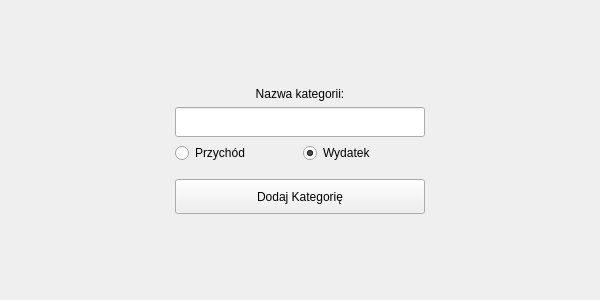
<?xml version="1.0" encoding="UTF-8"?>
<ui version="4.0">
 <class>AddCategory</class>
 <widget class="QWidget" name="AddCategory">
  <property name="geometry">
   <rect>
    <x>0</x>
    <y>0</y>
    <width>600</width>
    <height>300</height>
   </rect>
  </property>
  <property name="windowTitle">
   <string>Form</string>
  </property>
  <layout class="QVBoxLayout" name="verticalLayout">
   <item>
    <spacer name="verticalSpacerTop">
     <property name="orientation"><enum>Qt::Vertical</enum></property>
     <property name="sizeHint" stdset="0"><size><width>20</width><height>40</height></size></property>
    </spacer>
   </item>
   <item>
    <layout class="QHBoxLayout" name="horizontalLayoutCenter">
     <item>
      <spacer name="horizontalSpacerLeft">
       <property name="orientation"><enum>Qt::Horizontal</enum></property>
       <property name="sizeHint" stdset="0"><size><width>40</width><height>20</height></size></property>
      </spacer>
     </item>
     <item>
      <layout class="QVBoxLayout" name="verticalLayoutForm">
       <item>
        <widget class="QLabel" name="labelCategoryName">
         <property name="text"><string>Nazwa kategorii:</string></property>
         <property name="alignment"><set>Qt::AlignCenter</set></property>
        </widget>
       </item>
       <item>
        <widget class="QLineEdit" name="lineEdit">
         <property name="minimumSize"><size><width>250</width><height>30</height></size></property>
         <property name="alignment"><set>Qt::AlignCenter</set></property>
        </widget>
       </item>
       <item>
        <layout class="QHBoxLayout" name="horizontalLayoutRadio">
         <item>
          <widget class="QRadioButton" name="radioIncome">
           <property name="text"><string>Przychód</string></property>
          </widget>
         </item>
         <item>
          <widget class="QRadioButton" name="radioExpense">
           <property name="text"><string>Wydatek</string></property>
           <property name="checked"><bool>true</bool></property>
          </widget>
         </item>
        </layout>
       </item>
       <item>
        <spacer name="verticalSpacerMid">
         <property name="orientation"><enum>Qt::Vertical</enum></property>
         <property name="sizeType"><enum>QSizePolicy::Fixed</enum></property>
         <property name="sizeHint" stdset="0"><size><width>20</width><height>10</height></size></property>
        </spacer>
       </item>
       <item>
        <widget class="QPushButton" name="pushButton">
         <property name="minimumSize"><size><width>150</width><height>35</height></size></property>
         <property name="text"><string>Dodaj Kategorię</string></property>
        </widget>
       </item>
      </layout>
     </item>
     <item>
      <spacer name="horizontalSpacerRight">
       <property name="orientation"><enum>Qt::Horizontal</enum></property>
       <property name="sizeHint" stdset="0"><size><width>40</width><height>20</height></size></property>
      </spacer>
     </item>
    </layout>
   </item>
   <item>
    <spacer name="verticalSpacerBottom">
     <property name="orientation"><enum>Qt::Vertical</enum></property>
     <property name="sizeHint" stdset="0"><size><width>20</width><height>40</height></size></property>
    </spacer>
   </item>
  </layout>
 </widget>
 <resources/>
 <connections/>
</ui>
